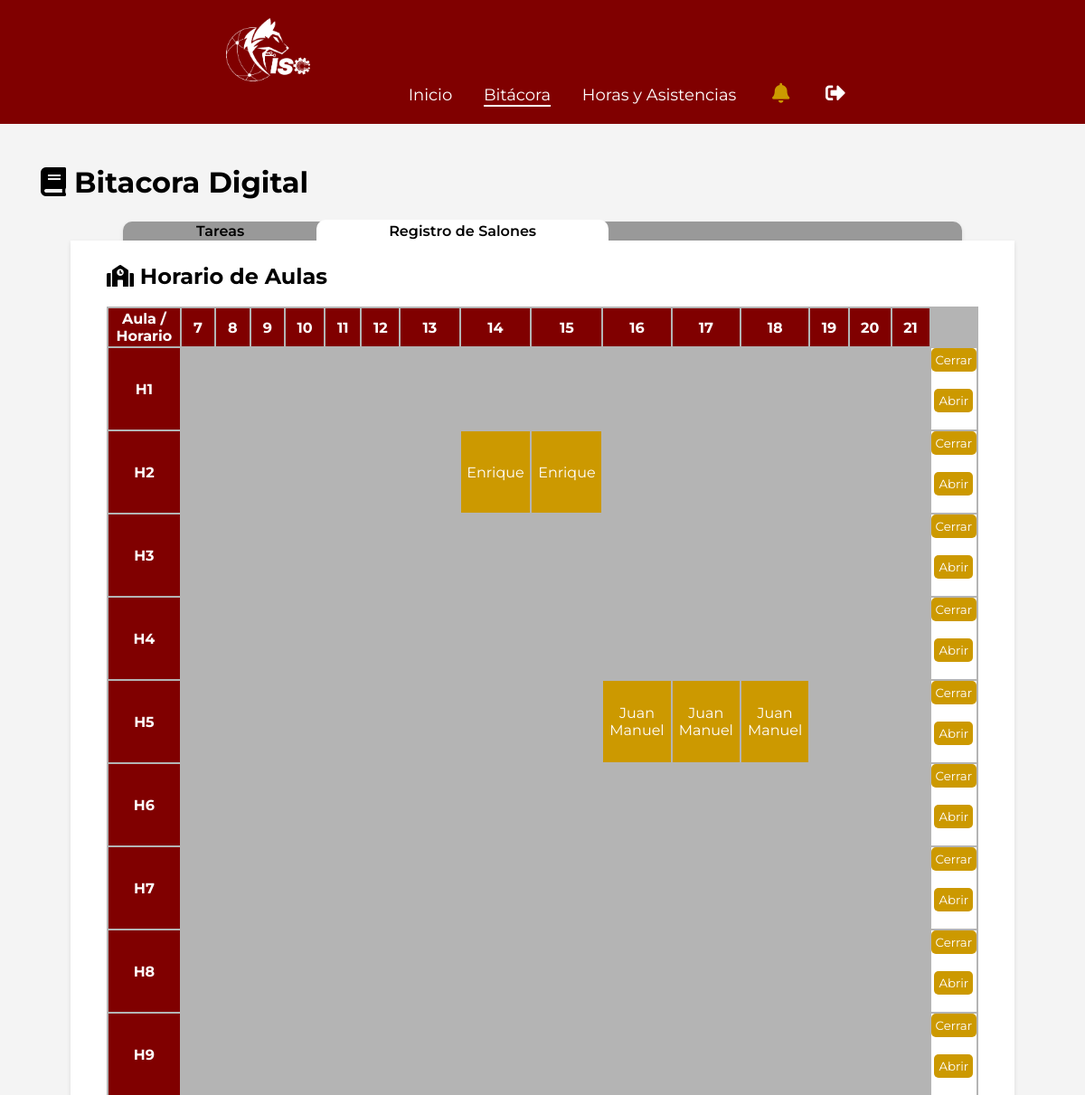
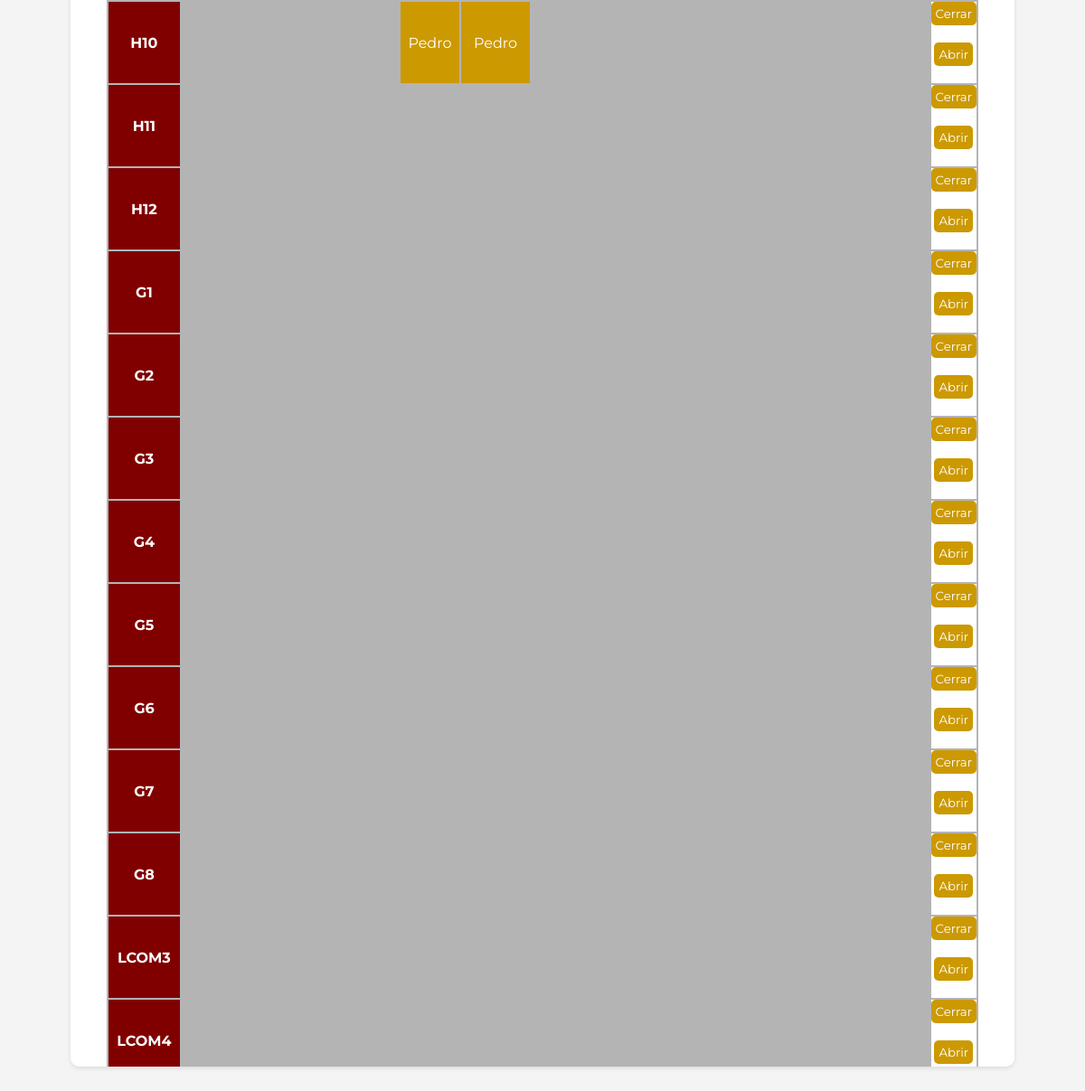
/bitacorah.php (signed in), run on the app's committed database (2 pictures, top to bottom).
### tables this page shows
CREATE TABLE `aulas` (
  `id_aula` int(5) NOT NULL,
  `aula` varchar(5) DEFAULT NULL,
  `tipo` varchar(50) DEFAULT NULL
);

CREATE TABLE `lunes` (
  `id` int(5) NOT NULL,
  `aula` int(5) DEFAULT NULL,
  `maestro` int(5) DEFAULT NULL,
  `clima` varchar(255) DEFAULT NULL,
  `hora` int(11) DEFAULT NULL
);

CREATE TABLE `docentes` (
  `id_docente` int(5) NOT NULL,
  `nombres` varchar(255) DEFAULT NULL,
  `apellidos` varchar(255) DEFAULT NULL,
  `jefatura` varchar(255) DEFAULT NULL
);

### bitacorah.php (the view, shortened to what this page needs)
<!DOCTYPE html>
<html lang="es">
<head>
    <link rel="stylesheet" type="text/css" href="admin_panel.css">
    <link rel="stylesheet" href="https://cdnjs.cloudflare.com/ajax/libs/font-awesome/5.15.4/css/all.min.css"/>
</head>
<body>
    <header class="admin-header">
        <div class="logo-nav">
            <img src="img/Fondo.png" alt="">
        </div>
        <nav class="admin-nav">
            <ul>
                <li><a href="admin_panel.php">Inicio</a></li>
                <li><a href="bitacorat.php" class="selected">Bitácora</a></li>
                <li><a href="horas_asistencias.php">Horas y Asistencias</a></li>
                <li><a href="" class="noti"><i class="fas fa-bell"></i></a></li>
                <li><a href="salir.php" class="salir"><i class="fas fa-sign-out-alt"></i></a></li>
            </ul>
        </nav>
    </header>
    <main class="admin-main">
        <section class="dashboard-overview">
            <h2 class="tt_paginas"><i class="fas fa-book"></i> Bitacora Digital</h2>
            <br>
            <div class="dashboard-widgets">
                <div class="widget-tt">
                    <a href="bitacorat.php">Tareas</a><a href="bitacorah.php"  class="position">Registro de Salones</a>
                </div>
                <div class="widget">
                    <h1><i class="fas fa-school"></i> Horario de Aulas</h1>
                    <br>
                    <table class="tabla_horarios">
                        <?php date_default_timezone_set('America/Mexico_City');
                            $dia_semana = 'lunes';
                            ?>
                        <tr>
                            <th class="table_tt">Aula / Horario</th>
                            <?php for ($i=6; $i<21; $i++){?>
                            <th class="table_tt"><?php echo $i + 1; ?></th>
                            <?php }?>
                        </tr>
                        <?php require "admin/conexion.php";
                            $todos_datos = "SELECT * FROM aulas ORDER BY id_aula ASC";
                            $resultado_aulas = mysqli_query($conectar, $todos_datos);
                            while ($fila_aula = mysqli_fetch_assoc($resultado_aulas)) {
                                ?>
                                <tr>
                                    <td class="table_tt"><?php echo $fila_aula['aula']; ?></td>
                                    <?php
                                        for ($i = 6; $i < 21; $i++) {
                                            if ($dia_semana == "domingo" || $dia_semana == "sabado") {
                                                echo "<td></td>";
                                            } else {
                                                $hora = $i + 1;
                                                $aula = $fila_aula['id_aula'];
                                                $todos_maestros = "SELECT * FROM $dia_semana
                                                INNER JOIN docentes ON $dia_semana.maestro = docentes.id_docente
                                                WHERE hora = $hora AND aula = $aula";
                                                $resultado_maestros = mysqli_query($conectar, $todos_maestros);
                                            }
                                            if ($resultado_maestros && $fila_horario = mysqli_fetch_assoc($resultado_maestros)) { ?>
                                                <td class="seleccion"> <?php echo $fila_horario["nombres"]?></td>
                                            <?php  } else {
                                                echo "<td></td>";
                                            }
                                        }
                                        ?>
                                        <td class="funcion">
                                            <form action="" class="abierto">
                                                <button>Cerrar</button>
                                            </form>
                                            <br>
                                            <form action="" class="cerrado">
                                                <button>Abrir</button>
                                            </form><br>
                                        </td>
                                </tr>
                            <?php
                            } ?>
                    </table>
                </div>
            </div>
        </section>
    </main>
</body>
</html>

### admin_panel.css (style rules this page uses)
* { margin: 0; padding: 0; box-sizing: border-box; font-family: 'Montserrat', sans-serif; }
:root { --color1: #800000; --color2: #c90; --color3: #999999; }
body { background-color: #f4f4f4; }
.admin-header { background-color: var(--color1); color: #fff; padding: 20px; text-align: center; }
.admin-nav { width: 700px; display: inline-block; vertical-align: middle; text-align: right; font-size: 18px; }
.noti { margin: 5px; font-size: 22px; }
.salir { font-size: 22px; }
.admin-nav ul { list-style-type: none; padding: 0; }
.logo-nav { vertical-align: middle; text-align: left; height: 70px; width: 700px; display: inline-block; }
.logo-nav img { height: 100%; }
.admin-nav ul li { display: inline; margin: 0 15px; }
.admin-nav ul li a { color: #fff; text-decoration: none; }
.admin-main { padding: 20px; }
.dashboard-overview { margin-top: 20px; }
.widget { background-color: #fff; padding: 25px 40px; margin: auto; border-radius: 0 0 10px 10px; box-shadow: 0 2px 5px rgba(0, 0, 0, 0.1); max-width: 90%; overflow: auto; height: 60vh; }
.widget-tt { background-color: #999999; border-radius: 10px 10px 0 0; padding: 1px; margin: auto; box-shadow: 0 2px 5px rgba(0, 0, 0, 0.1); max-width: 80%; }
.widget-tt a { border-radius: 10px 10px 0 0; padding: 3px 80px; text-decoration: none; color: black; font-weight: 600; }
.position { background-color: #fff; }
.tt_paginas { padding: 5px 25px; font-size: 32px; }
.funcion { background-color: white; }
.selected { border-bottom: #fff 2px solid; }
.widget button { color: white; background-color: var(--color2); padding: 5px; border: none; border-radius: 5px; }
.noti i { color: #c90; }
.seleccion { background-color: var(--color2); color: white; }
.table_tt { background-color: var(--color1); color: white; width: 140px; font-weight: bold; text-align: center; padding: 2px; }
.tabla_horarios { background-color: rgb(180, 180, 180); text-align: center; }

### data on the page
aulas: aula "H1"
aulas: aula "H2"
lunes: maestro.nombres "Enrique"
lunes: maestro.nombres "Enrique"
aulas: aula "H3"
aulas: aula "H4"
aulas: aula "H5"
lunes: maestro.nombres "Juan Manuel"
lunes: maestro.nombres "Juan Manuel"
lunes: maestro.nombres "Juan Manuel"
aulas: aula "H6"
aulas: aula "H7"
aulas: aula "H8"
aulas: aula "H9"
aulas: aula "H10"
lunes: maestro.nombres "Pedro"
lunes: maestro.nombres "Pedro"
aulas: aula "H11"
aulas: aula "H12"
aulas: aula "G1"
aulas: aula "G2"
aulas: aula "G3"
aulas: aula "G4"
aulas: aula "G5"
aulas: aula "G6"
aulas: aula "G7"
aulas: aula "G8"
aulas: aula "LCOM3"
aulas: aula "LCOM4"
